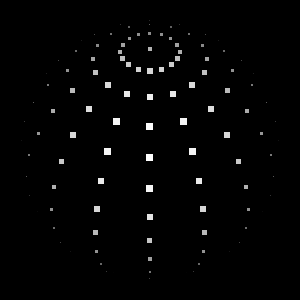

Reproduce this figure in Python.
#!/usr/bin/env python

# Demonstrate programmatic point size using a vertex shader replacement.

import vtkmodules.vtkInteractionStyle  # noqa: F401
import vtkmodules.vtkRenderingOpenGL2  # noqa: F401

from vtkmodules.vtkFiltersSources import vtkSphereSource
from vtkmodules.vtkRenderingCore import (
    vtkActor,
    vtkPolyDataMapper,
    vtkRenderWindow,
    vtkRenderWindowInteractor,
    vtkRenderer,
)

sphere = vtkSphereSource()
sphere.SetThetaResolution(16)
sphere.SetPhiResolution(16)

mapper = vtkPolyDataMapper()
mapper.SetInputConnection(sphere.GetOutputPort())
mapper.UseProgramPointSizeOn()

actor = vtkActor()
actor.SetMapper(mapper)
actor.GetProperty().SetRepresentationToPoints()

# Shader replacement: point size varies with depth
sp = actor.GetShaderProperty()
sp.AddVertexShaderReplacement(
    "//VTK::ValuePass::Impl", True,
    "gl_PointSize = (1.0 - gl_Position.z) * 8.0;\n"
    "///VTK::ValuePass::Impl\n",
    False,
)

renderer = vtkRenderer()
renderer.SetBackground(0.0, 0.0, 0.0)
renderer.AddActor(actor)

render_window = vtkRenderWindow()
render_window.SetSize(300, 300)
render_window.SetMultiSamples(0)
render_window.AddRenderer(renderer)
render_window.SetWindowName("program point size")

interactor = vtkRenderWindowInteractor()
interactor.SetRenderWindow(render_window)

# Scene
renderer.ResetCamera()
renderer.GetActiveCamera().Elevation(-45)
renderer.GetActiveCamera().OrthogonalizeViewUp()
renderer.GetActiveCamera().Zoom(1.5)
renderer.ResetCameraClippingRange()

interactor.Initialize()
interactor.Start()
